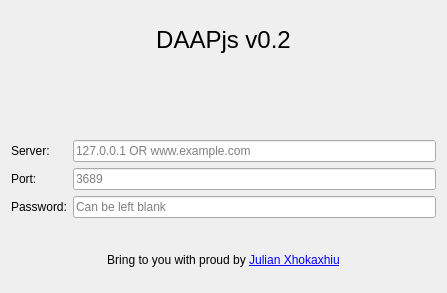
<?xml version="1.0" encoding="UTF-8"?>
<ui version="4.0">
 <class>Form</class>
 <widget class="QWidget" name="Form">
  <property name="geometry">
   <rect>
    <x>0</x>
    <y>0</y>
    <width>447</width>
    <height>293</height>
   </rect>
  </property>
  <property name="windowTitle">
   <string>Form</string>
  </property>
  <layout class="QVBoxLayout" name="verticalLayout">
   <item>
    <widget class="QLabel" name="label_2">
     <property name="text">
      <string notr="true">&lt;html&gt;&lt;head/&gt;&lt;body&gt;&lt;p align=&quot;center&quot;&gt;&lt;span style=&quot; font-size:18pt;&quot;&gt;DAAPjs v0.2&lt;/span&gt;&lt;/p&gt;&lt;/body&gt;&lt;/html&gt;</string>
     </property>
     <property name="alignment">
      <set>Qt::AlignCenter</set>
     </property>
     <property name="margin">
      <number>0</number>
     </property>
    </widget>
   </item>
   <item>
    <widget class="QLabel" name="label">
     <property name="enabled">
      <bool>true</bool>
     </property>
     <property name="sizePolicy">
      <sizepolicy hsizetype="Preferred" vsizetype="Preferred">
       <horstretch>0</horstretch>
       <verstretch>0</verstretch>
      </sizepolicy>
     </property>
     <property name="minimumSize">
      <size>
       <width>0</width>
       <height>0</height>
      </size>
     </property>
     <property name="sizeIncrement">
      <size>
       <width>0</width>
       <height>0</height>
      </size>
     </property>
     <property name="baseSize">
      <size>
       <width>0</width>
       <height>0</height>
      </size>
     </property>
     <property name="autoFillBackground">
      <bool>false</bool>
     </property>
     <property name="text">
      <string notr="true"/>
     </property>
     <property name="pixmap">
      <pixmap>daapjs.png</pixmap>
     </property>
     <property name="scaledContents">
      <bool>false</bool>
     </property>
     <property name="alignment">
      <set>Qt::AlignCenter</set>
     </property>
     <property name="margin">
      <number>0</number>
     </property>
    </widget>
   </item>
   <item>
    <layout class="QFormLayout" name="formLayout">
     <property name="fieldGrowthPolicy">
      <enum>QFormLayout::AllNonFixedFieldsGrow</enum>
     </property>
     <item row="0" column="0">
      <widget class="QLabel" name="serverLabel">
       <property name="text">
        <string>Server:</string>
       </property>
      </widget>
     </item>
     <item row="0" column="1">
      <widget class="QLineEdit" name="serverEdit">
       <property name="placeholderText">
        <string>127.0.0.1 OR www.example.com</string>
       </property>
      </widget>
     </item>
     <item row="1" column="0">
      <widget class="QLabel" name="portLabel">
       <property name="text">
        <string>Port:</string>
       </property>
      </widget>
     </item>
     <item row="1" column="1">
      <widget class="QLineEdit" name="portEdit">
       <property name="text">
        <string/>
       </property>
       <property name="placeholderText">
        <string>3689</string>
       </property>
      </widget>
     </item>
     <item row="2" column="0">
      <widget class="QLabel" name="passwordLabel">
       <property name="text">
        <string>Password:</string>
       </property>
      </widget>
     </item>
     <item row="2" column="1">
      <widget class="QLineEdit" name="passwordEdit">
       <property name="echoMode">
        <enum>QLineEdit::Password</enum>
       </property>
       <property name="placeholderText">
        <string>Can be left blank</string>
       </property>
      </widget>
     </item>
    </layout>
   </item>
   <item>
    <widget class="QLabel" name="label_3">
     <property name="text">
      <string>&lt;html&gt;&lt;head/&gt;&lt;body&gt;&lt;p&gt;&lt;br/&gt;Bring to you with proud by &lt;a href=&quot;http://www.julianxhokaxhiu.com/&quot;&gt;&lt;span style=&quot; text-decoration: underline; color:#0000ff;&quot;&gt;Julian Xhokaxhiu&lt;/span&gt;&lt;/a&gt;&lt;/p&gt;&lt;/body&gt;&lt;/html&gt;</string>
     </property>
     <property name="alignment">
      <set>Qt::AlignCenter</set>
     </property>
    </widget>
   </item>
  </layout>
 </widget>
 <resources/>
 <connections/>
</ui>
